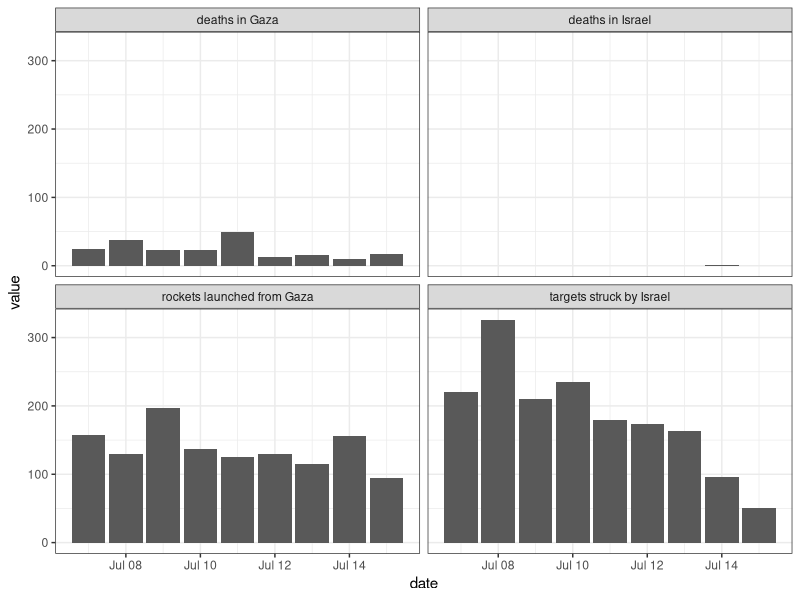

Reproduce this figure in R.
# plotting the data
library(ggplot2)

# loading data
data <- read.csv('data/data.csv')

# standardizing
data_plot <- data[5:nrow(data), ]  # first 4 == total
data_plot$date <- as.Date(data_plot$date)
data_plot$value <- as.numeric(sub(",", "", data_plot$value))

# ploting
plot <- ggplot(data_plot) + theme_bw() + 
    geom_bar(aes(date, value), stat = 'identity') + 
    facet_wrap(~ variable)

# storing plot
ggsave('plot.png', plot)